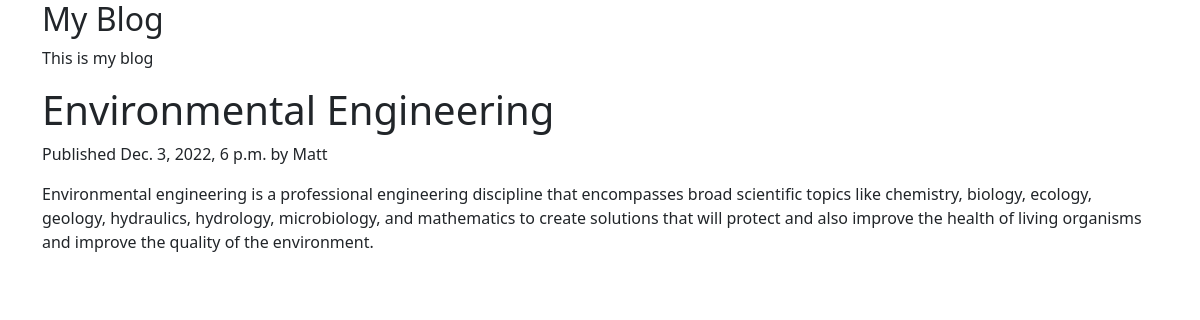
Screenshot of /2022/12/3/environmental-engineering/ with the database file from the repository.
### blog/models.py (models this page shows, shortened)
class Post(models.Model):
  class Status(models.TextChoices):
    DRAFT = 'DF','Draft'
    PUBLISHED = 'PB','Published'
  title = models.CharField(max_length=250)
  slug = models.SlugField(max_length=250, unique_for_date ='publish')
  author = models.ForeignKey(User, on_delete=models.CASCADE, related_name='blog_posts')
  body = models.TextField()
  publish = models.DateTimeField(default = timezone.now)
  created = models.DateTimeField(auto_now_add = True)
  updated = models.DateTimeField(auto_now = True)
  status = models.CharField(max_length=2,choices = Status.choices,default = Status.DRAFT)
  objects = models.Manager() #default manager
  published = PublishedManager()  #custom manager
  class Meta:
    ordering = ['-publish']
    indexes = [models.Index(fields=['-publish'],)]

### blog/views.py (the view)
# urls.py: path('<int:year>/<int:month>/<int:day>/<slug:post>/',views.post_detail, name='post_detail'),
def post_detail(request, year, month, day, post):
  post = get_object_or_404(Post,status =Post.Status.PUBLISHED,
                          slug=post,publish__year = year, publish__month=month,
                          publish__day=day)
  return render(request,'blog/post/detail.html',{'post':post})

### blog/templates/blog/post/detail.html (shortened to what this page needs)
{% extends 'blog/base.html' %}
{% block content %}
<h1>{{post.title}}</h1>
<p class="date">Published {{post.publish}} by {{post.author}}</p>
{{ post.body |linebreaks }}
{% endblock %}

### rows the page displays
Post: title "Environmental Engineering", publish "Dec. 3, 2022, 6 p.m.", author "Matt", body "Environmental engineering is a professional engineering discipline that encompasses broad scientific topics like chemistry, biology, ecology, geology, hydraulics, hydrology, microbiology, and mathematics to create solutions that will protect and also improve the health of living organisms and improve the quality of the environment."
